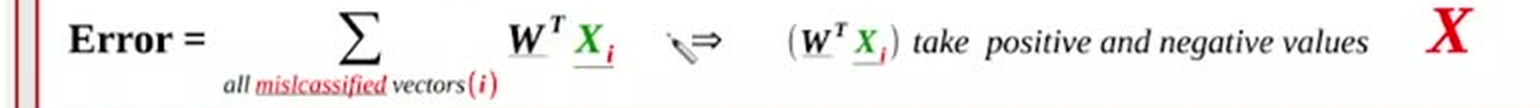
#> input picture videos/machine-learning/09_introduction_to_neural_networks/sources/docparse_cascades/slide_003/crops/slide_003.crop01__formula.png, 1540 x 108 px, given in place of slide_028.jpg, which was not available
$ python ascii_s028.py ../../09_introduction_to_neural_networks/sources/docparse_cascades/slide_003/crops/slide_003.crop01__formula.png ../../09_introduction_to_neural_networks/sources/docparse_cascades/slide_004/crops/slide_004.crop01__picture.png ../../09_introduction_to_neural_networks/sources/docparse_cascades/slide_004/crops/slide_004.crop01__picture.png ../../09_introduction_to_neural_networks/sources/docparse_cascades/slide_004/crops/slide_004.crop01__picture.png 5 5
#> lines starting #> are read from the running program, lines starting #| are printed output that depends on the picture
#!/usr/bin/env python3
"""ASCII colour map of a slide_028 region (R=red B=blue K=dark .=#c0c0c0 =white /=cream)."""
import sys
import numpy as np
from PIL import Image

BASE = "/home/codespace/ai_llm_slides/videos/machine-learning/10_nn_training_and_example/unique_slides"
a = np.asarray(Image.open(f"{BASE}/slide_028.jpg").convert("RGB")).astype(int)
r, g, b = a[:, :, 0], a[:, :, 1], a[:, :, 2]
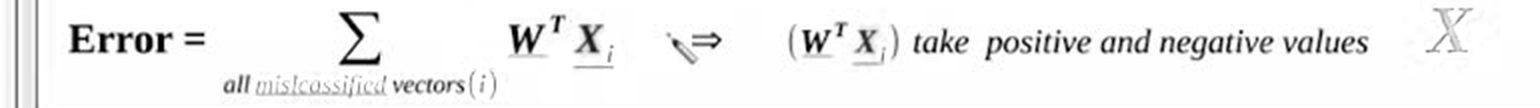
#> r: shape (108, 1540) int64; min 0, max 255, mean 242.2
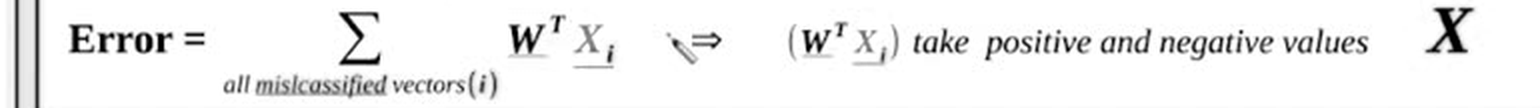
#> g: shape (108, 1540) int64; min 0, max 255, mean 240.5
lum = a.mean(axis=2)
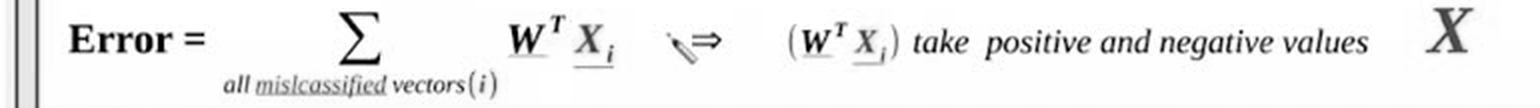
#> lum: shape (108, 1540) float64; min 0, max 255, mean 240.6

#> (the run stopped early here; a loop or call above may not have finished)
